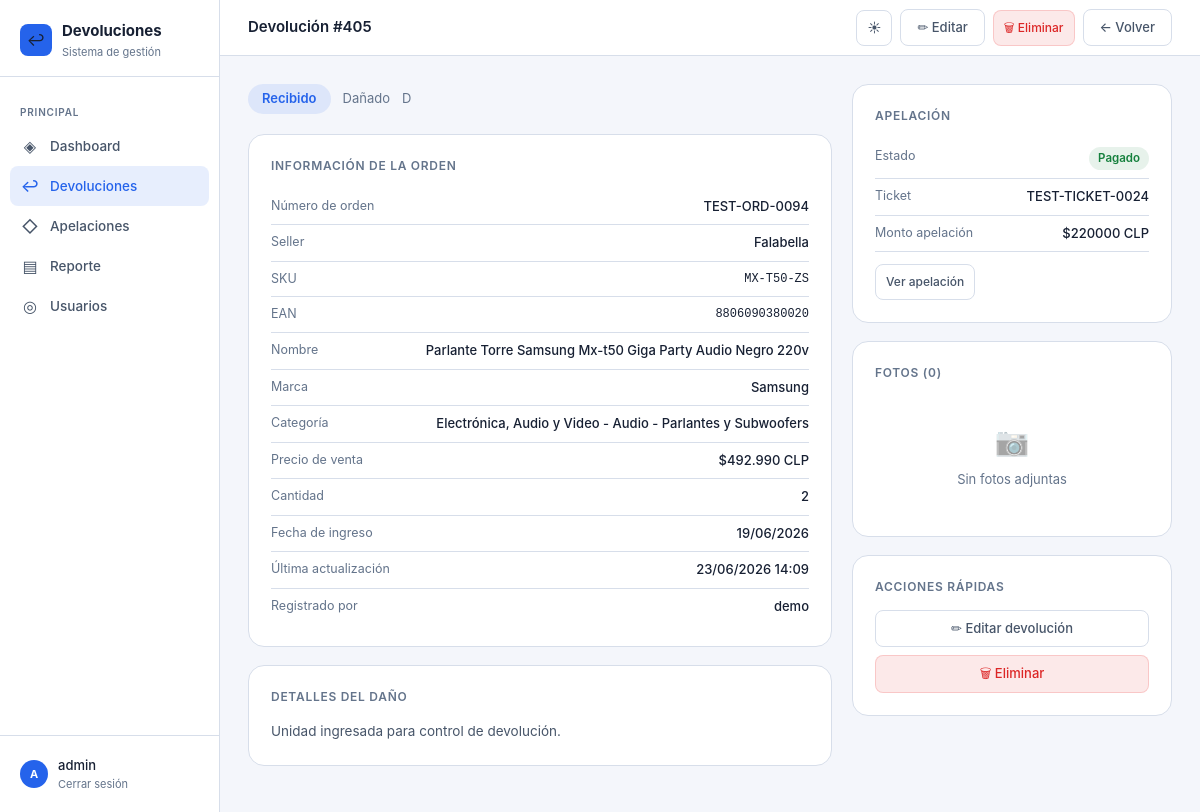
/405/ (signed in), run on the app's committed database.
### returns/models.py (models this page shows, shortened)
class Return(models.Model):
    SELLER_CHOICES = [
        ('falabella', 'Falabella'),
        ('ripley', 'Ripley'),
        ('mercado_libre', 'Mercado Libre'),
        ('paris', 'Paris'),
        ('walmart', 'Walmart'),
        ('shopify', 'Shopify'),
    ]
    ESTADO_CHOICES = [
        ('recibido', 'Recibido'),
        ('en_revision', 'En revisión'),
        ('aprobado', 'Aprobado'),
        ('rechazado', 'Rechazado'),
        ('reembolsado', 'Reembolsado'),
        ('cerrado', 'Cerrado'),
    ]
    CONDICION_CHOICES = [
        ('nuevo', 'Nuevo'),
        ('caja_danada', 'Caja Dañada'),
        ('danado', 'Dañado'),
        ('dano_estetico', 'Daño Estetico'),
    ]
    GRADO_CHOICES = [
        ('A', 'A'),
        ('C', 'C'),
        ('D', 'D'),
    ]
    fecha_ingreso = models.DateField(auto_now_add=True)
    fecha_actualizacion = models.DateTimeField(auto_now=True)
    seller = models.CharField(max_length=50, choices=SELLER_CHOICES, verbose_name='Seller')
    numero_orden = models.CharField(max_length=100, unique=True, verbose_name='Número de orden')
    sku = models.CharField(max_length=100, verbose_name='SKU')
    ean = models.CharField(max_length=50, blank=True, verbose_name='EAN')
    producto_nombre = models.CharField(max_length=300, verbose_name='Nombre del producto', blank=True)
    marca = models.CharField(max_length=150, blank=True, verbose_name='Marca')
    categoria = models.CharField(max_length=150, blank=True, verbose_name='Categoría')
    precio_venta = models.DecimalField(max_digits=10, decimal_places=2, null=True, blank=True, validators=[MinValueValidator(0)], verbose_name='Precio de venta')
    cantidad = models.PositiveIntegerField(default=1, validators=[MinValueValidator(1)], verbose_name='Cantidad')
    estado = models.CharField(max_length=20, choices=ESTADO_CHOICES, default='recibido', verbose_name='Estado')
    condicion_producto = models.CharField(max_length=20, choices=CONDICION_CHOICES, default='nuevo', verbose_name='Estado del producto')
    grado = models.CharField(max_length=1, choices=GRADO_CHOICES, default='A', verbose_name='Grado')
    detalles_dano = models.TextField(blank=True, verbose_name='Detalles del daño')
    notas_internas = models.TextField(blank=True, verbose_name='Notas internas')
    creado_por = models.ForeignKey(User, on_delete=models.SET_NULL, null=True, related_name='devoluciones_creadas')
    class Meta:
        verbose_name = 'Devolución'
        verbose_name_plural = 'Devoluciones'
        ordering = ['-fecha_ingreso', '-id']

class Appeal(models.Model):
    STATUS_CHOICES = [
        ('en_proceso', 'En proceso'),
        ('rechazado', 'Rechazado'),
        ('proceso_pago', 'Proceso de pago'),
        ('pagado', 'Pagado'),
    ]
    devolucion = models.ForeignKey(Return, on_delete=models.CASCADE, related_name='apelaciones', verbose_name='Orden')
    numero_apelacion = models.CharField(max_length=100, verbose_name='N° de apelación o ticket')
    detalle = models.TextField(verbose_name='Detalle')
    status = models.CharField(max_length=20, choices=STATUS_CHOICES, default='en_proceso', verbose_name='Status')
    estado_cuenta = models.CharField(max_length=200, blank=True, verbose_name='Estado de cuenta')
    creado_por = models.ForeignKey(User, on_delete=models.SET_NULL, null=True, blank=True, related_name='apelaciones_creadas')
    actualizado_por = models.ForeignKey(User, on_delete=models.SET_NULL, null=True, blank=True, related_name='apelaciones_actualizadas')
    creado_en = models.DateTimeField(auto_now_add=True)
    actualizado_en = models.DateTimeField(auto_now=True)
    class Meta:
        verbose_name = 'Apelación'
        verbose_name_plural = 'Apelaciones'
        ordering = ['-creado_en', '-id']
    def get_status_color(self):
        colors = {
            'en_proceso': 'yellow',
            'rechazado': 'red',
            'proceso_pago': 'purple',
            'pagado': 'green',
        }
        return colors.get(self.status, 'gray')

### returns/views.py (the view)
# urls.py: path('<int:pk>/', views.return_detail, name='return_detail'),
@login_required
def return_detail(request, pk):
    devolucion = get_object_or_404(Return.objects.prefetch_related('apelaciones'), pk=pk)
    return render(request, 'returns/return_detail.html', {'devolucion': devolucion})

### returns/models.py (called while the page is built)
    @classmethod
    def load(cls):
        config, _ = cls.objects.get_or_create(pk=1)
        return config

### returns/templatetags/returns_format.py (called while the page is built)
@register.filter
def clp(value):
    if value in (None, ''):
        return ''
    try:
        amount = int(Decimal(str(value)))
    except (InvalidOperation, ValueError):
        return value
    return f'${amount:,}'.replace(',', '.') + ' CLP'

### templates/returns/return_detail.html (shortened to what this page needs)
{% extends 'returns/base.html' %}
{% load returns_format %}
{% block topbar_title %}Devolución #{{ devolucion.id }}{% endblock %}
{% block topbar_actions %}
  <a href="{% url 'return_edit' devolucion.pk %}" class="btn btn-ghost">✏ Editar</a>
  <a href="{% url 'return_delete' devolucion.pk %}" class="btn btn-danger btn-sm">🗑 Eliminar</a>
  <a href="{% url 'returns_dashboard' %}" class="btn btn-ghost">← Volver</a>
{% endblock %}
{% block content %}
<div class="detail-grid">
  <div>
    <div class="detail-status">
      <span class="badge badge-{% if devolucion.estado == 'recibido' %}blue{% elif devolucion.estado == 'en_revision' %}yellow{% elif devolucion.estado == 'aprobado' %}green{% elif devolucion.estado == 'rechazado' %}red{% elif devolucion.estado == 'reembolsado' %}purple{% else %}gray{% endif %}" style="font-size:13px;padding:5px 14px">
        {{ devolucion.get_estado_display }}
      </span>
      <span style="color:var(--text-muted);font-size:13px">{{ devolucion.get_condicion_producto_display }}</span>
      <span style="color:var(--text-muted);font-size:13px">{{ devolucion.get_grado_display }}</span>
    </div>
    <div class="detail-card">
      <div class="detail-card-title">Información de la orden</div>
      <div class="detail-row">
        <span class="detail-key">Número de orden</span>
        <span class="detail-val">{{ devolucion.numero_orden }}</span>
      </div>
      <div class="detail-row">
        <span class="detail-key">Seller</span>
        <span class="detail-val">{{ devolucion.get_seller_display }}</span>
      </div>
      <div class="detail-row">
        <span class="detail-key">SKU</span>
        <span class="detail-val" style="font-family:monospace;font-size:12px">{{ devolucion.sku }}</span>
      </div>
      {% if devolucion.ean %}
      <div class="detail-row">
        <span class="detail-key">EAN</span>
        <span class="detail-val" style="font-family:monospace;font-size:12px">{{ devolucion.ean }}</span>
      </div>
      {% endif %}
      {% if devolucion.producto_nombre %}
      <div class="detail-row">
        <span class="detail-key">Nombre</span>
        <span class="detail-val">{{ devolucion.producto_nombre }}</span>
      </div>
      {% endif %}
      {% if devolucion.marca %}
      <div class="detail-row">
        <span class="detail-key">Marca</span>
        <span class="detail-val">{{ devolucion.marca }}</span>
      </div>
      {% endif %}
      {% if devolucion.categoria %}
      <div class="detail-row">
        <span class="detail-key">Categoría</span>
        <span class="detail-val">{{ devolucion.categoria }}</span>
      </div>
      {% endif %}
      {% if devolucion.precio_venta != None %}
      <div class="detail-row">
        <span class="detail-key">Precio de venta</span>
        <span class="detail-val">{{ devolucion.precio_venta|clp }}</span>
      </div>
      {% endif %}
      <div class="detail-row">
        <span class="detail-key">Cantidad</span>
        <span class="detail-val">{{ devolucion.cantidad }}</span>
      </div>
      <div class="detail-row">
        <span class="detail-key">Fecha de ingreso</span>
        <span class="detail-val">{{ devolucion.fecha_ingreso|date:"d/m/Y" }}</span>
      </div>
      <div class="detail-row">
        <span class="detail-key">Última actualización</span>
        <span class="detail-val">{{ devolucion.fecha_actualizacion|date:"d/m/Y H:i" }}</span>
      </div>
      {% if devolucion.creado_por %}
      <div class="detail-row">
        <span class="detail-key">Registrado por</span>
        <span class="detail-val">{{ devolucion.creado_por.username }}</span>
      </div>
      {% endif %}
    </div>
    {% if devolucion.detalles_dano %}
    <div class="detail-card">
      <div class="detail-card-title">Detalles del daño</div>
      <p style="font-size:13.5px;color:var(--text-dim);line-height:1.7">{{ devolucion.detalles_dano|linebreaksbr }}</p>
    </div>
    {% endif %}
  </div>
  <div>
    <div class="detail-card">
      <div class="detail-card-title">Apelación</div>
      {% with apelacion=devolucion.apelaciones.first %}
      {% if apelacion %}
      <div class="detail-row">
        <span class="detail-key">Estado</span>
        <span class="detail-val">
          <span class="badge badge-{{ apelacion.get_status_color }}">{{ apelacion.get_status_display }}</span>
        </span>
      </div>
      <div class="detail-row">
        <span class="detail-key">Ticket</span>
        <span class="detail-val">{{ apelacion.numero_apelacion }}</span>
      </div>
      {% if apelacion.estado_cuenta %}
      <div class="detail-row">
        <span class="detail-key">Monto apelación</span>
        <span class="detail-val">${{ apelacion.estado_cuenta }} CLP</span>
      </div>
      {% endif %}
      <div style="margin-top:12px">
        <a href="{% url 'appeal_detail' apelacion.pk %}" class="btn btn-ghost btn-sm">Ver apelación</a>
      </div>
      {% else %}
      <div style="text-align:center;padding:18px;color:var(--text-muted);font-size:13px">
        Sin apelación asociada
      </div>
      <a href="{% url 'appeal_create' %}?devolucion={{ devolucion.pk }}" class="btn btn-ghost btn-sm" style="width:100%;justify-content:center">Crear apelación</a>
      {% endif %}
      {% endwith %}
    </div>
    <div class="detail-card">
      <div class="detail-card-title">Fotos ({{ devolucion.fotos.count }})</div>
      {% if devolucion.fotos.exists %}
      <div class="photos-grid">
        {% for foto in devolucion.fotos.all %}
        <div class="photo-item">
          <a href="{{ foto.foto.url }}" target="_blank">
            <img src="{{ foto.foto.url }}" alt="Foto {{ forloop.counter }}">
          </a>
          {% if foto.descripcion %}
          <div class="photo-caption">{{ foto.descripcion }}</div>
          {% endif %}
        </div>
        {% endfor %}
      </div>
      {% else %}
      <div style="text-align:center;padding:24px;color:var(--text-muted);font-size:13px">
        <div style="font-size:28px;margin-bottom:8px;opacity:.4">📷</div>
        Sin fotos adjuntas
      </div>
      {% endif %}
    </div>
    <div class="detail-card">
      <div class="detail-card-title">Acciones rápidas</div>
      <div style="display:flex;flex-direction:column;gap:8px">
        <a href="{% url 'return_edit' devolucion.pk %}" class="btn btn-ghost" style="justify-content:center">✏ Editar devolución</a>
        <a href="{% url 'return_delete' devolucion.pk %}" class="btn btn-danger" style="justify-content:center">🗑 Eliminar</a>
      </div>
    </div>
  </div>
</div>
{% endblock %}

### templates/returns/base.html (shortened to what this page needs)
<!DOCTYPE html>
<html lang="es">
<head>
</head>
<body>
{% if user.is_authenticated %}
<div class="layout">
  <aside class="sidebar">
    <div class="sidebar-logo">
      <div class="logo-mark">
        <div class="logo-icon">↩</div>
        <div>
          <div class="logo-text">Devoluciones</div>
          <div class="logo-sub">Sistema de gestión</div>
        </div>
      </div>
    </div>
    <nav class="sidebar-nav">
      <div class="nav-label">Principal</div>
      <a href="{% url 'dashboard' %}" class="nav-link {% if request.resolver_match.url_name == 'dashboard' %}active{% endif %}">
        <span class="nav-icon">◈</span> Dashboard
      </a>
      <a href="{% url 'returns_dashboard' %}" class="nav-link {% if request.resolver_match.url_name == 'returns_dashboard' or request.resolver_match.url_name == 'return_detail' or request.resolver_match.url_name == 'return_edit' or request.resolver_match.url_name == 'return_delete' %}active{% endif %}">
        <span class="nav-icon">↩</span> Devoluciones
      </a>
      <a href="{% url 'appeals_dashboard' %}" class="nav-link ">
        <span class="nav-icon">◇</span> Apelaciones
      </a>
      <a href="{% url 'report_dashboard' %}" class="nav-link {% if request.resolver_match.url_name == 'report_dashboard' %}active{% endif %}">
        <span class="nav-icon">▤</span> Reporte
      </a>
      {% if user.is_staff %}
      <a href="{% url 'users_dashboard' %}" class="nav-link ">
        <span class="nav-icon">◎</span> Usuarios
      </a>
      {% endif %}
    </nav>
    <div class="sidebar-footer">
      <div class="user-info">
        <div class="user-avatar">{{ user.username|first|upper }}</div>
        <div>
          <div class="user-name">{{ user.username }}</div>
          <a href="{% url 'logout' %}" class="logout-link">Cerrar sesión</a>
        </div>
      </div>
    </div>
  </aside>
  <main class="main">
    <div class="topbar">
      <div class="topbar-title">{% block topbar_title %}{% endblock %}</div>
      <div class="topbar-tools">
        <button type="button" class="btn btn-ghost theme-toggle" data-theme-toggle title="Cambiar tema" aria-label="Cambiar tema">
          <span class="theme-icon-light" aria-hidden="true">☀</span>
        </button>
        <div class="topbar-actions">{% block topbar_actions %}{% endblock %}</div>
      </div>
    </div>
    <div class="content">
      {% block content %}{% endblock %}
    </div>
  </main>
</div>
{% else %}
  {% block full_page %}{% endblock %}
{% endif %}
</body>
</html>

### data on the page
Return: id "405", estado "Recibido", condicion_producto "Dañado", grado "D", numero_orden "TEST-ORD-0094", seller "Falabella", sku "MX-T50-ZS", ean "8806090380020", producto_nombre "Parlante Torre Samsung Mx-t50 Giga Party Audio Negro 220v", marca "Samsung", categoria "Electrónica, Audio y Video - Audio - Parlantes y Subwoofers", precio_venta|clp "$492.990 CLP", cantidad "2", fecha_ingreso "19/06/2026", fecha_actualizacion "23/06/2026 14:09", creado_por.username "demo", detalles_dano "Unidad ingresada para control de devolución.", fotos.count "0"
Appeal: status "Pagado", numero_apelacion "TEST-TICKET-0024", estado_cuenta "220000"

### other printed values
{{ user.username|first|upper }} "A"
{{ user.username }} "admin"
